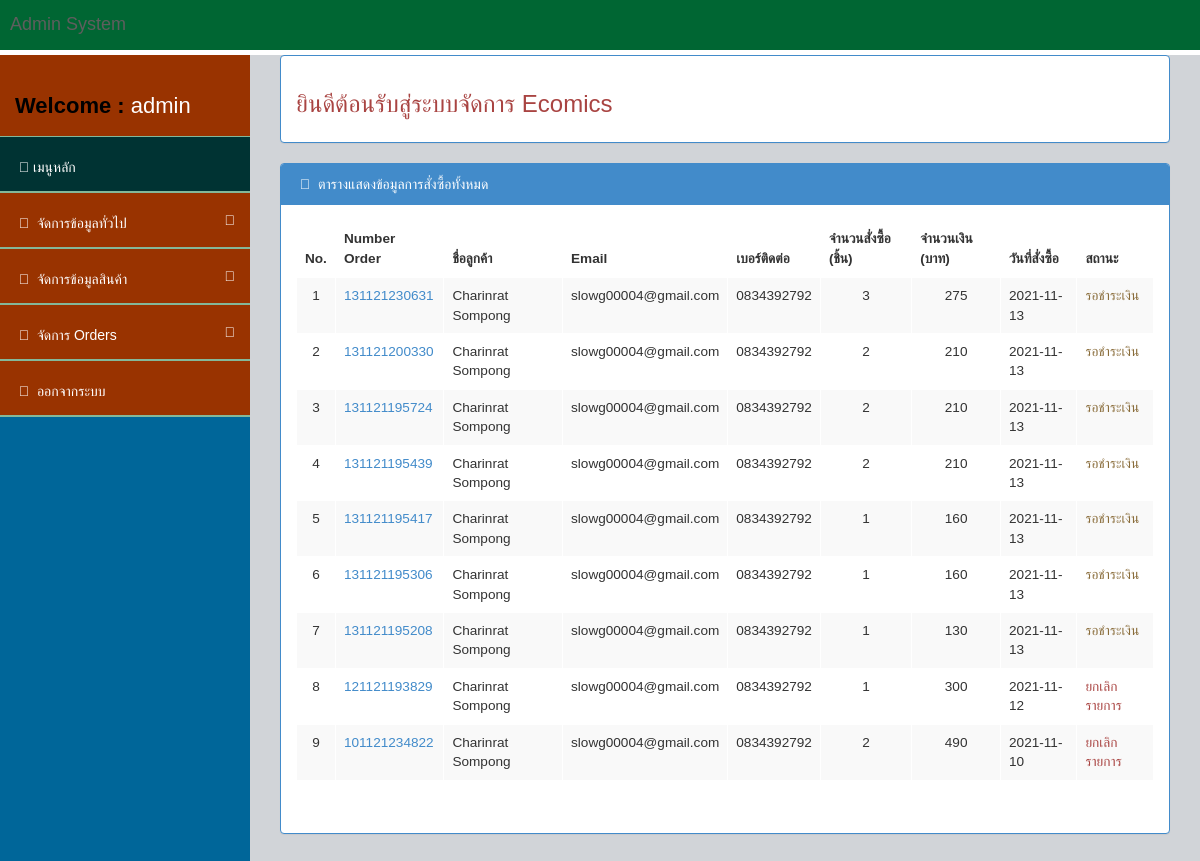
Page /admin/main.php (signed in) on the committed database.
### tables this page shows
CREATE TABLE `orders` (
  `Ord_ID` int(11) NOT NULL,
  `Ord_Number` varchar(20) NOT NULL,
  `Mem_ID` int(11) NOT NULL,
  `Ord_Note` text NOT NULL,
  `Ord_AddressSend` text NOT NULL,
  `Ord_Shipping` varchar(5) NOT NULL,
  `Ord_AmountTotal` varchar(20) NOT NULL,
  `Ord_PriceTotal` varchar(20) NOT NULL,
  `Ord_DateShipping` varchar(20) NOT NULL,
  `Ord_NumberShipping` varchar(30) NOT NULL,
  `Ord_DateBuy` date NOT NULL,
  `Ord_Status` int(11) NOT NULL COMMENT '0 = รอชำระเงิน 1= ตรวจสอบชำระเงิน 2 = ชำระเงินเรียบร้อย 3 = จัดส่งเรียบร้อย 4 = ยกเลิกรายการ'
);

CREATE TABLE `member` (
  `Mem_ID` int(11) NOT NULL,
  `Mem_User` varchar(30) NOT NULL,
  `Mem_Pass` varchar(30) NOT NULL,
  `Mem_Name` varchar(100) NOT NULL,
  `Mem_Email` varchar(50) NOT NULL,
  `Mem_Tel` varchar(15) NOT NULL,
  `Mem_Address` text NOT NULL,
  `Mem_Date` date NOT NULL,
  `Mem_Permission` int(11) NOT NULL COMMENT '1 = ใช้งาน 2 = ยกเลิก',
  `Mem_Status` int(11) NOT NULL COMMENT '1 = admin 2 = user'
);

### conn.php (called while the page is built, shortened)
<?php
$title_web = "Ecomics";
?>

### admin/main.php (the view, shortened to what this page needs)
<?php require_once "header.php";?>
    <div id="wrapper">
        <?php
			  require_once "menu_left.php";
		?>
        <div id="page-wrapper">
         <div class="row">
                <div class="col-lg-12">
                    <div class="panel panel-body panel-primary alert-danger"><h3>ยินดีต้อนรับสู่ระบบจัดการ <?php echo $title_web;?></h3></div>
                </div>
            </div>
                    <div class="panel panel-primary">
                        <div class="panel-heading">
                            <i class="fa fa-bar-chart-o fa-fw"></i> ตารางแสดงข้อมูลการสั่งซื้อทั้งหมด
                        </div>
                        <div class="panel-body">
                            <div class="row">
                                <div class="col-lg-12">
                                    <div class="table-responsive">
                                        <table class="table table-striped table-bordered table-hover" id="dataTables-example">
                                        <thead>
                                            <tr>
                                                    <th class="small">No.</th>
                                                    <th class="small">Number Order</th>
                                                    <th class="small">ชื่อลูกค้า</th>
                                                    <th class="small">Email</th>
                                                    <th class="small">เบอร์ติดต่อ</th>
                                                    <th class="small">จำนวนสั่งซื้อ (ชิ้น)</th>
                                                    <th class="small">จำนวนเงิน (บาท)</th>
                                                    <th class="small">วันที่สั่งซื้อ</th>
                                                    <th class="small">สถานะ</th>
                                            </tr>
                                        </thead>
                                        <tbody>
 <?php
$sql = $conn->query("select * from orders o ,member m where o.Mem_ID = m.Mem_ID order by o.Ord_ID desc");
  $i = 1;
  while ($show = $sql->fetch_assoc()) {
if($show['Ord_Status']==0){$status =  '<span class=text-warning>รอชำระเงิน</span>';}
else if($show['Ord_Status']==1){$status =  '<span class=text-info>ตรวจสอบชำระเงิน</span>';}
else if($show['Ord_Status']==2){$status =  '<span class=text-success>ชำระเงินเรียบร้อย</span>';}
else if($show['Ord_Status']==3){$status =  '<span class=text-primary>จัดส่งเรียบร้อย</span>';}
else if($show['Ord_Status']==4){$status =  '<span class=text-danger>ยกเลิกรายการ</span>';}
?>
                  <tr>
                  <td class="small" align="center"><?php echo $i++;?></div></td>
                  <td class="small"><a href="../print_order.php?id=<?php echo $show['Ord_ID'];?>" target="_blank"><?php echo $show['Ord_Number'];?></a></td>
                  <td class="small"><?php echo $show['Mem_Name'];?></td>
                  <td class="small"><?php echo $show['Mem_Email'];?></td>
                  <td class="small"><?php echo $show['Mem_Tel'];?></td>
                  <td class="small" align="center"><?php echo $show['Ord_AmountTotal'];?></td>
                  <td class="small" align="center"><?php echo number_format($show['Ord_PriceTotal'],0);?></td>
                  <td class="small"><?php echo $show['Ord_DateBuy'];?></td>
                  <td class="small"><?php echo $status;?></td>
                                            </tr>
                                            <?php } ?>
                                            <tr><td colspan="10"><?php Chk_Row($sql);?></td></tr>
</body>
</html>

### css/BackEnd/assets/css/style.css (style rules this page uses)
body { background-color:#FFFFFF; }
#wrapper { width: 100%; margin-top: 55px!important; background-color:#069; }
#page-wrapper { padding: 0 15px; min-height: 568px; background-color:rgb(209, 212, 216); }

### css/BackEnd/assets/css/main-style.css (style rules this page uses)
@media (min-width:768px) { #page-wrapper { position: inherit; margin: 0 0 0 250px; padding: 0 30px; min-height: 1000px; } }

### rows in the picture
orders: Ord_Number "131121230631", Mem_ID.Mem_Name "Charinrat Sompong", Mem_ID.Mem_Email "slowg00004@gmail.com", Mem_ID.Mem_Tel "0834392792", Ord_AmountTotal "3", Ord_PriceTotal "275", Ord_DateBuy "2021-11-13", Ord_Status "รอชำระเงิน"
orders: Ord_Number "131121200330", Mem_ID.Mem_Name "Charinrat Sompong", Mem_ID.Mem_Email "slowg00004@gmail.com", Mem_ID.Mem_Tel "0834392792", Ord_AmountTotal "2", Ord_PriceTotal "210", Ord_DateBuy "2021-11-13", Ord_Status "รอชำระเงิน"
orders: Ord_Number "131121195724", Mem_ID.Mem_Name "Charinrat Sompong", Mem_ID.Mem_Email "slowg00004@gmail.com", Mem_ID.Mem_Tel "0834392792", Ord_AmountTotal "2", Ord_PriceTotal "210", Ord_DateBuy "2021-11-13", Ord_Status "รอชำระเงิน"
orders: Ord_Number "131121195439", Mem_ID.Mem_Name "Charinrat Sompong", Mem_ID.Mem_Email "slowg00004@gmail.com", Mem_ID.Mem_Tel "0834392792", Ord_AmountTotal "2", Ord_PriceTotal "210", Ord_DateBuy "2021-11-13", Ord_Status "รอชำระเงิน"
orders: Ord_Number "131121195417", Mem_ID.Mem_Name "Charinrat Sompong", Mem_ID.Mem_Email "slowg00004@gmail.com", Mem_ID.Mem_Tel "0834392792", Ord_AmountTotal "1", Ord_PriceTotal "160", Ord_DateBuy "2021-11-13", Ord_Status "รอชำระเงิน"
orders: Ord_Number "131121195306", Mem_ID.Mem_Name "Charinrat Sompong", Mem_ID.Mem_Email "slowg00004@gmail.com", Mem_ID.Mem_Tel "0834392792", Ord_AmountTotal "1", Ord_PriceTotal "160", Ord_DateBuy "2021-11-13", Ord_Status "รอชำระเงิน"
orders: Ord_Number "131121195208", Mem_ID.Mem_Name "Charinrat Sompong", Mem_ID.Mem_Email "slowg00004@gmail.com", Mem_ID.Mem_Tel "0834392792", Ord_AmountTotal "1", Ord_PriceTotal "130", Ord_DateBuy "2021-11-13", Ord_Status "รอชำระเงิน"
orders: Ord_Number "121121193829", Mem_ID.Mem_Name "Charinrat Sompong", Mem_ID.Mem_Email "slowg00004@gmail.com", Mem_ID.Mem_Tel "0834392792", Ord_AmountTotal "1", Ord_PriceTotal "300", Ord_DateBuy "2021-11-12", Ord_Status "ยกเลิกรายการ"
orders: Ord_Number "101121234822", Mem_ID.Mem_Name "Charinrat Sompong", Mem_ID.Mem_Email "slowg00004@gmail.com", Mem_ID.Mem_Tel "0834392792", Ord_AmountTotal "2", Ord_PriceTotal "490", Ord_DateBuy "2021-11-10", Ord_Status "ยกเลิกรายการ"

### other values in the picture
$_SESSION['ses_admin_user'] "admin"
$title_web "Ecomics"
